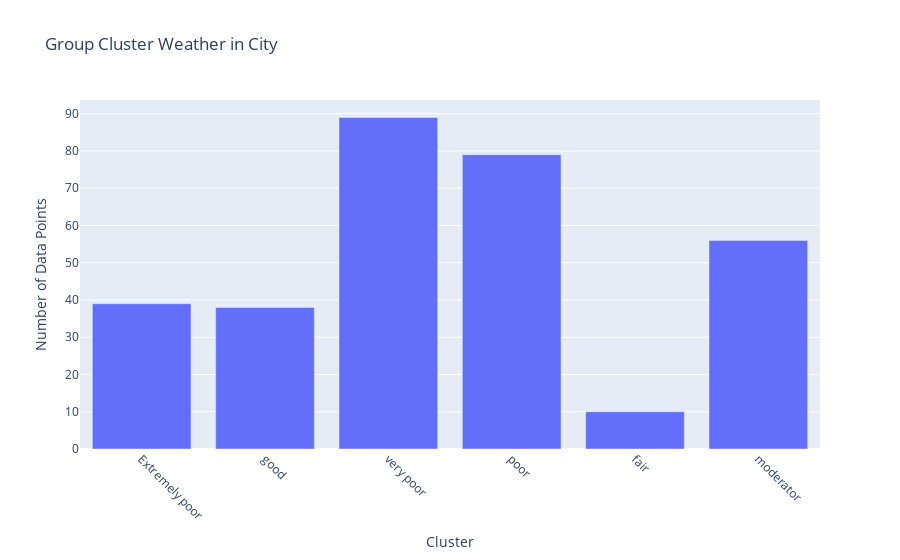

Here is the notebook cell this chart was saved with:
### Code cell
data = data.reset_index()
demo_cluster = DemoCluster(data,"../jupyter/label_cluster.json")
demo_cluster.visual_cluster()

### Figure 1 — Plotly figure (JSON) as saved in the notebook; plotly's stock layout.template omitted (floating-point values rounded to 4 significant figures)
{"data": [{"alignmentgroup": "True", "hovertemplate": "Cluster=%{x}<br>Number of Data Points=%{y}<extra></extra>", "legendgroup": "", "marker": {"color": "#636efa", "pattern": {"shape": ""}}, "name": "", "offsetgroup": "", "orientation": "v", "showlegend": false, "textposition": "auto", "type": "bar", "x": ["Extremely poor", "good", "very poor", "poor", "fair", "moderator"], "xaxis": "x", "y": [39, 38, 89, 79, 10, 56], "yaxis": "y"}], "layout": {"barmode": "relative", "legend": {"tracegroupgap": 0}, "title": {"text": "Group Cluster Weather in City"}, "xaxis": {"anchor": "y", "domain": [0, 1], "tickangle": 45, "title": {"text": "Cluster"}}, "yaxis": {"anchor": "x", "domain": [0, 1], "title": {"text": "Number of Data Points"}}}}
